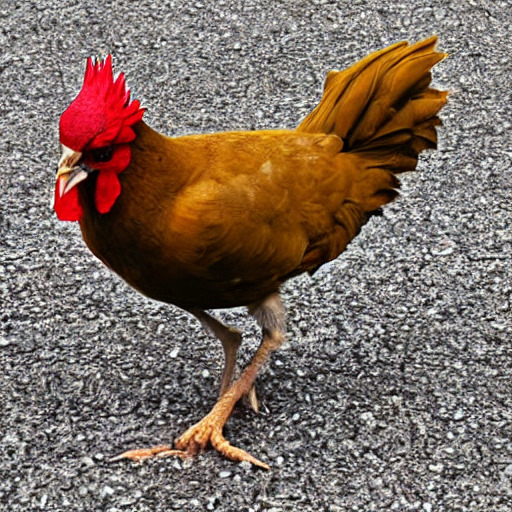
#> input picture new_sw/test_img/script/photo.jpg, 512 x 512 px, found by its file name
$ python input_quantizer.py --input raw_img/photo.jpg --output input.mem
#> lines starting #> are read from the running program, lines starting #| are printed output that depends on the picture
#!/usr/bin/env python3
"""Convert an image to AlexNet-normalized, signed Q8.8 words in RGB CHW order.

    python input_quantizer.py --input raw_img/photo.jpg --output input.mem

Preprocessing follows TorchVision AlexNet ImageNet weights: RGB conversion,
bilinear resize of the shorter edge to 256, center crop to 224x224, /255,
and channel mean/std normalization. Pillow is the only external dependency.
Output contains one 16-bit two's-complement hexadecimal word per line.
"""

from __future__ import annotations

import argparse
import math
import os
from pathlib import Path
import sys
import tempfile
from typing import TYPE_CHECKING

if TYPE_CHECKING:
    from PIL import Image


SCRIPT_DIR = Path(__file__).resolve().parent
RESIZE_SHORT_EDGE = 256
CROP_SIZE = 224
MEAN = (0.485, 0.456, 0.406)
STD = (0.229, 0.224, 0.225)
FRACTIONAL_BITS = 8
SCALE = 1 << FRACTIONAL_BITS
Q_MIN = -(1 << 15)
Q_MAX = (1 << 15) - 1


def q8_8(value: float) -> int:
    """Round to nearest (ties to even) and saturate to a signed 16-bit value."""
    if not math.isfinite(value):
        raise ValueError("Q8.8 conversion requires a finite value.")
    # Check the real limits first so even a huge finite input cannot overflow
    # during multiplication. The returned integer is signed, not hex-encoded.
    if value <= Q_MIN / SCALE:
        return Q_MIN
    if value >= Q_MAX / SCALE:
        return Q_MAX
    return max(Q_MIN, min(Q_MAX, round(value * SCALE)))


def resized_dimensions(width: int, height: int) -> tuple[int, int]:
    """Return (width, height), preserving aspect ratio with the short edge 256."""
    if width <= 0 or height <= 0:
        raise ValueError("Image dimensions must be positive.")
    if width <= height:
        return RESIZE_SHORT_EDGE, int(RESIZE_SHORT_EDGE * height / width)
    return int(RESIZE_SHORT_EDGE * width / height), RESIZE_SHORT_EDGE


def alexnet_preprocess(image: Image.Image) -> Image.Image:
    from PIL import Image

    image = image.convert("RGB")
    size = resized_dimensions(*image.size)
    if image.size != size:
        image = image.resize(size, resample=Image.Resampling.BILINEAR)
    # TorchVision center_crop rounds half-integer offsets to the nearest even
    # integer. Use that convention for odd differences, rather than truncating.
    left = round((image.width - CROP_SIZE) / 2.0)
    top = round((image.height - CROP_SIZE) / 2.0)
    return image.crop((left, top, left + CROP_SIZE, top + CROP_SIZE))


def quantize_rgb_chw(image: Image.Image) -> list[int]:
    """Normalize an RGB image and return signed words in C, row, column order."""
    if image.mode != "RGB":
        raise ValueError("quantize_rgb_chw expects an RGB image.")
    # A processed PIL RGB pixel is uint8. A small lookup table covers every
    # possible value, avoiding repeated normalization for each image pixel.
    lookup = [
        [q8_8((pixel / 255.0 - mean) / std) for pixel in range(256)]
        for mean, std in zip(MEAN, STD)
    ]
    pixels = image.tobytes()  # PIL bytes are RGB-interleaved, row by row.
    return [lookup[channel][pixel] for channel in range(3) for pixel in pixels[channel::3]]


def write_mem(output_path: Path, words: list[int]) -> None:
    """Write dense, ascending 16-bit word addresses, starting from address 0."""
    output_path.parent.mkdir(parents=True, exist_ok=True)
    temporary_path: Path | None = None
    try:
        with tempfile.NamedTemporaryFile(mode="w", encoding="ascii", newline="\n",
                                         dir=output_path.parent, prefix=".input_quantizer_",
                                         suffix=".tmp", delete=False) as temporary:
            temporary_path = Path(temporary.name)
            for word in words:
                temporary.write(f"{word & 0xFFFF:04X}\n")
        os.replace(temporary_path, output_path)
    finally:
        if temporary_path is not None:
            temporary_path.unlink(missing_ok=True)


def main(argv: list[str] | None = None) -> int:
    parser = argparse.ArgumentParser(description=__doc__, formatter_class=argparse.RawDescriptionHelpFormatter)
    parser.add_argument("-i", "--input", type=Path, required=True, help="Input image (JPEG, PNG, etc.)")
    parser.add_argument("-o", "--output", type=Path, default=SCRIPT_DIR / "input.mem",
                        help="Output .mem file (default: input.mem beside this script)")
    args = parser.parse_args(argv)
    try:
        input_path = args.input.expanduser().resolve()
        output_path = args.output.expanduser().resolve()
        if input_path == output_path or (output_path.exists() and input_path.samefile(output_path)):
            raise ValueError("Input and output must be different files.")
        try:
            from PIL import Image
        except ImportError as error:
            raise RuntimeError("Pillow is required. Install it with: python -m pip install Pillow") from error
        with Image.open(input_path) as source:
#> source is the input picture: PIL image 512x512 RGB; mean R, G, B 126.6, 109.2, 98.4
            original_size = source.size
#> original_size = (512, 512)
            prepared = alexnet_preprocess(source)
#> in alexnet_preprocess, `image = image.resize(size, resample=Image.Resampling.BILINEAR)`:
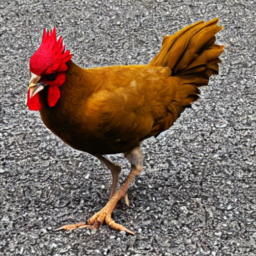
#> image: PIL image 256x256 RGB; mean R, G, B 126.7, 109.3, 98.5
#> in alexnet_preprocess, `return image.crop((left, top, left + CROP_SIZE, top + CROP_SIZE))`:
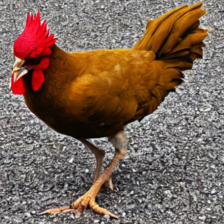
#> returned value: PIL image 224x224 RGB; mean R, G, B 124, 101.9, 88
        words = quantize_rgb_chw(prepared)
#> words = 150528 items
        write_mem(output_path, words)
#> the loop in write_mem, `for word in words:` made 150528 passes
#> word on passes 1 to 3: 15, -86, -209
    except (OSError, ValueError, RuntimeError) as error:
        print(f"Error: {error}", file=sys.stderr)
        return 2
    print(f"Input: {input_path} ({original_size[0]}x{original_size[1]})")
#| Input: new_sw/test_img/script/raw_img/photo.jpg (512x512)
    print(f"AlexNet RGB CHW: 3x{CROP_SIZE}x{CROP_SIZE}; {len(words)} signed Q8.8 words")
#| AlexNet RGB CHW: 3x224x224; 150528 signed Q8.8 words
    print(f"Quantized real range: {min(words) / SCALE:.6f}..{max(words) / SCALE:.6f}")
#| Quantized real range: -2.050781..2.464844
    print(f"Output: {output_path}")
    return 0


if __name__ == "__main__":
    sys.exit(main())
#> (the program exits here)
